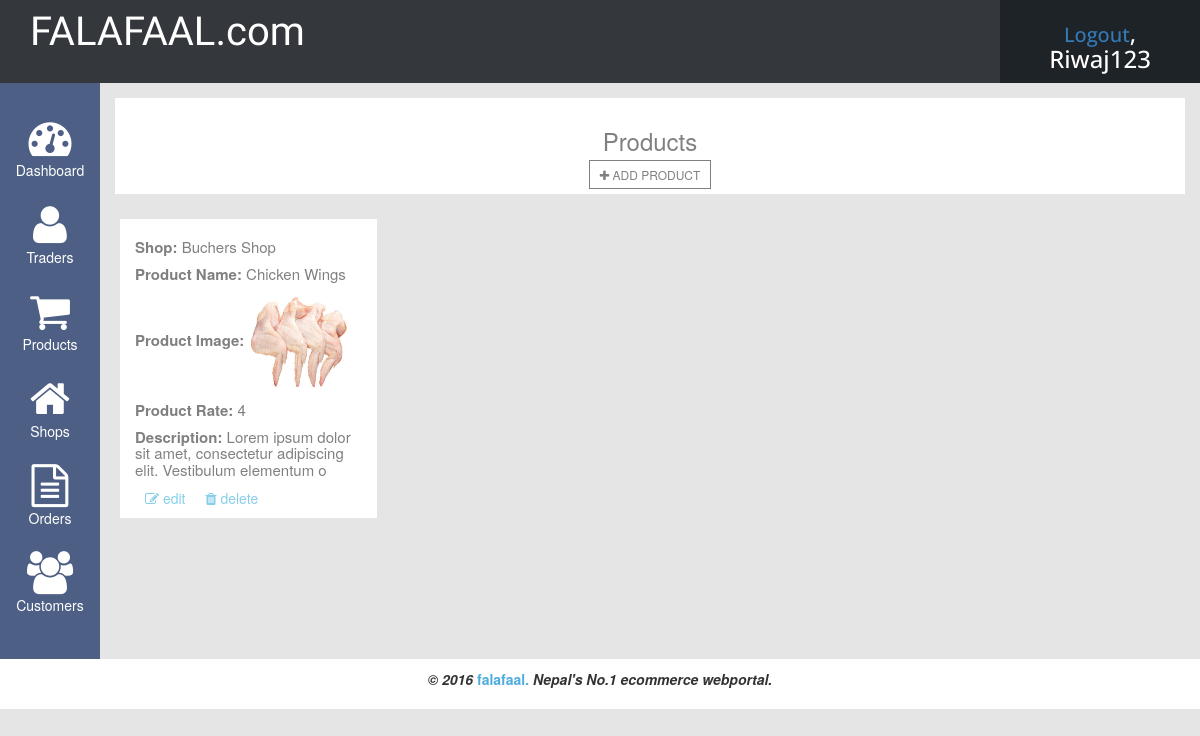
The page /admin/traders/product.php (signed in) on the database its author committed.
### tables this page shows
CREATE TABLE IF NOT EXISTS `product` (
  `product_id` int(11) NOT NULL AUTO_INCREMENT,
  `shop_id` int(11) NOT NULL,
  `product_name` varchar(255) NOT NULL,
  `product_rate` int(11) NOT NULL,
  `product_image` varchar(255) NOT NULL,
  `description` text NOT NULL,
  PRIMARY KEY (`product_id`)
);

CREATE TABLE IF NOT EXISTS `shop` (
  `shop_id` int(11) NOT NULL AUTO_INCREMENT,
  `traders_id` int(11) NOT NULL,
  `shop_name` varchar(255) NOT NULL,
  `shop_image` varchar(255) NOT NULL,
  `shop_status` text NOT NULL,
  PRIMARY KEY (`shop_id`)
);

### admin/traders/product.php (the view, shortened to what this page needs)
<?php
 include("include/header.php");
?>
<div class="col-xs-12 col-sm-11 col-md-11">
	<div class="col-xs-12 col-sm-12 col-md-12 no-padding">
		<div class="main-title">
			<h3>products</h3>
			<a href="addproduct.php"><i class="fa fa-plus" aria-hidden="true"></i> add product</a>
		</div>
	</div>
	<div class="col-xs-12 col-sm-12 col-md-12 no-padding">
		<div class="traders-list">
			<?php
			if(isset($_SESSION["traderuserid"])){
					$tid = $_SESSION["traderuserid"];
				$sql= "SELECT product.product_id, product.product_name, product.product_rate, product.product_image, product.description, shop.shop_name FROM shop, product WHERE product.shop_id = shop.shop_id AND shop.traders_id = '$tid'";
					$result=mysqli_query($connection, $sql) or die(mysqli_error());
					while($row = mysqli_fetch_assoc($result)){
						echo "<div class='traders-box'>";
						echo "<h4><span>shop: </span>".$row['shop_name']."</h4>";
						echo "<h4><span>product name: </span>".$row['product_name']."</h4>";
						echo "<h4><span>product image: </span> <img width='100' height='100' src='../images/".$row['product_image']."'></h4>";
						echo "<h4><span>product rate: </span>".$row['product_rate']."</h4>";
						echo "<h4><span>description: </span>".substr($row['description'],0,80)."</h4>";
						echo "<ul>"."<li>";
							echo "<a href=editproduct.php?id=".$row['product_id']."><i class='fa fa-pencil-square-o'></i> edit</a>"."</li>";
							echo "<li>"."<a onclick='return confirmDel()' href=?mode=del&id=".$row['product_id']."><i class='fa fa-trash'></i> delete</a>";
							echo "</li>"."</ul>";
						echo "</div>";
					}
				}
			?>
		</div>
	</div>
</div>
<?php include("include/footer.php"); ?>

### admin/css/style.css (style rules this page uses)
body { font-family: 'Raleway', sans-serif; background: #e5e5e5!important; }
.no-padding { padding-left: 0!important; padding-right:0!important; }
.main-title { background: #ffffff; padding:10px 0px; margin-top:15px; text-align:center; }
.main-title h3 { text-transform: capitalize; color:gray; }
.main-title a:link, .main-title a:visited { text-decoration: none; text-transform: uppercase; color:gray; border:1px solid gray; padding:5px 10px; font-size:12px; }
.traders-list { margin:20px 0; }
.traders-box { width:24%; margin:5px 5px; padding:10px 15px; background: #ffffff; display:inline-block; }
.traders-box h4 { font-size:15px; color:gray; }
.traders-box h4 span { text-transform: capitalize; font-weight: bold; }
.traders-box ul { margin-bottom: 0; }
.traders-box ul li { display: inline-block; }
.traders-box ul li a:link, .traders-box ul li a:visited { text-decoration:none; padding:5px 10px; color:skyblue; text-align: right; }

### rows shown on the page
product: shop.shop_name "Buchers Shop", product_name "Chicken Wings", product_image (picture), product_rate "4", description "Lorem ipsum dolor sit amet, consectetur adipiscing elit. Vestibulum elementum o"

### other values the page prints
$tname "Riwaj123"
